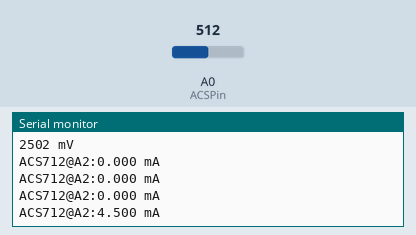
Recording of a sketch running on a simulated Arduino Uno, built with avr-gcc and run on an emulated ATmega328P. Shown: the last lines printed to the serial monitor. The inputs (shaded band) are chosen by the test bench; at power-on: A0 (ACSPin) = 512.

Above: at 3.3 s.
3.4 s: A0 (ACSPin) set to 716
At 3.85 s:
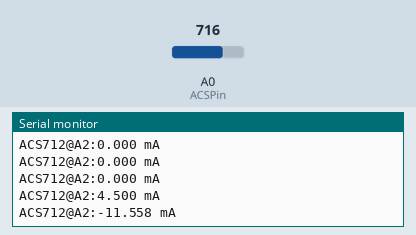
6.4 s: A0 (ACSPin) set to 900
At 13.81 s:
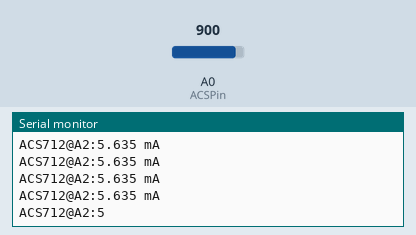
Timing chart, 0 to 13.9 s (numbered marks = the images above; inputs shaded):
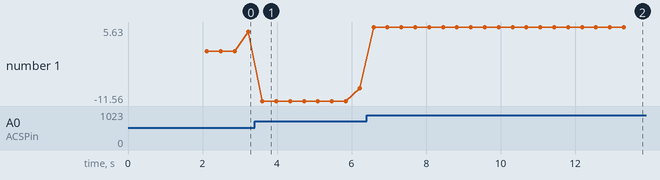

Measured:
- after the input at 3.4 s, the serial monitor: prints a new line after 0.20 s (image 1)
- after the input at 6.4 s, the serial monitor: prints a new line after 0.19 s (image 2)
- plotted number 1: 4.5 → -8.63 after the input at 3.4 s, -8.63 → 5.63 after the input at 6.4 s

The sketch:

sensor_corrente_pronto.ino
```cpp
//foi tirado de http://labdegaragem.com/forum/topics/ajuda-com-o-codigo-do-sensor-acs-712-30?commentId=6223006%3AComment%3A446072

int VQ;
int ACSPin = A0;

void setup() {
Serial.begin(9600);
VQ = determineVQ(ACSPin); //Quiscent output voltage - the average voltage ACS712 shows with no load (0 A)
delay(1000);
}

void loop() {
Serial.print("ACS712@A2:");
Serial.print(readCurrent(ACSPin),3);
Serial.println(" mA");
delay(150);
}

int determineVQ(int PIN) {
long VQ = 0;
//read 5000 samples to stabilise value
for (int i=0; i<1000; i++) {
VQ += abs(analogRead(PIN));
delay(1);//depends on sampling (on filter capacitor), can be 1/80000 (80kHz) max.
}
VQ /= 1000;
Serial.print(map(VQ, 0, 1023, 0, 5000));
Serial.println(" mV");
return int(VQ);
}

float readCurrent(int PIN) {
int current = 0;
int sensitivity = 52;//change this to 100 for ACS712-20A or to 66 for ACS712-30A
//read 5 samples to stabilise value
for (int i=0; i<200; i++) {
current += abs(analogRead(PIN) - VQ);
delay(1);
}
current = map(current/200, 0, 1023, 0, 5000);
return float(current)/sensitivity;
}
```
